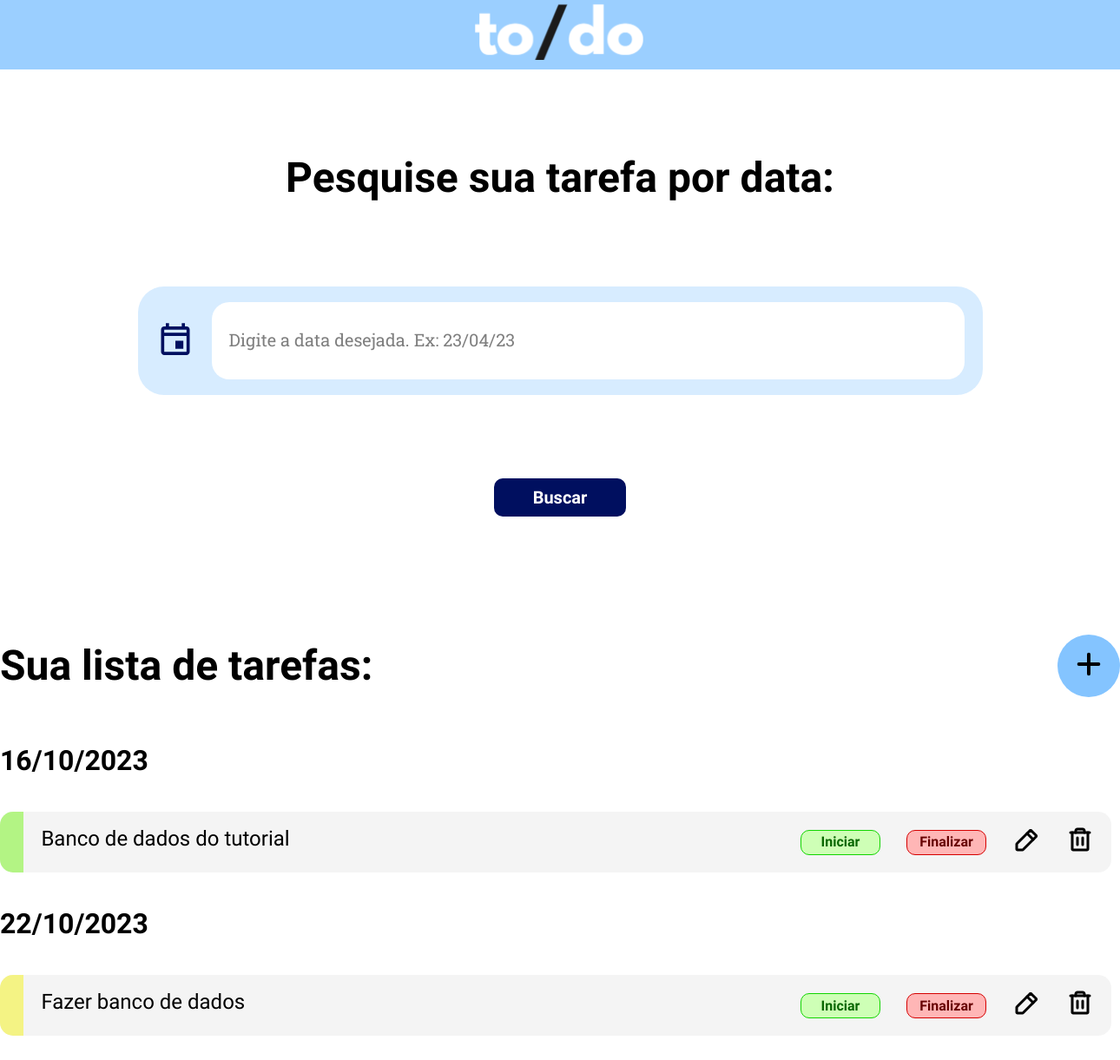
Page /home on the earlier database version.
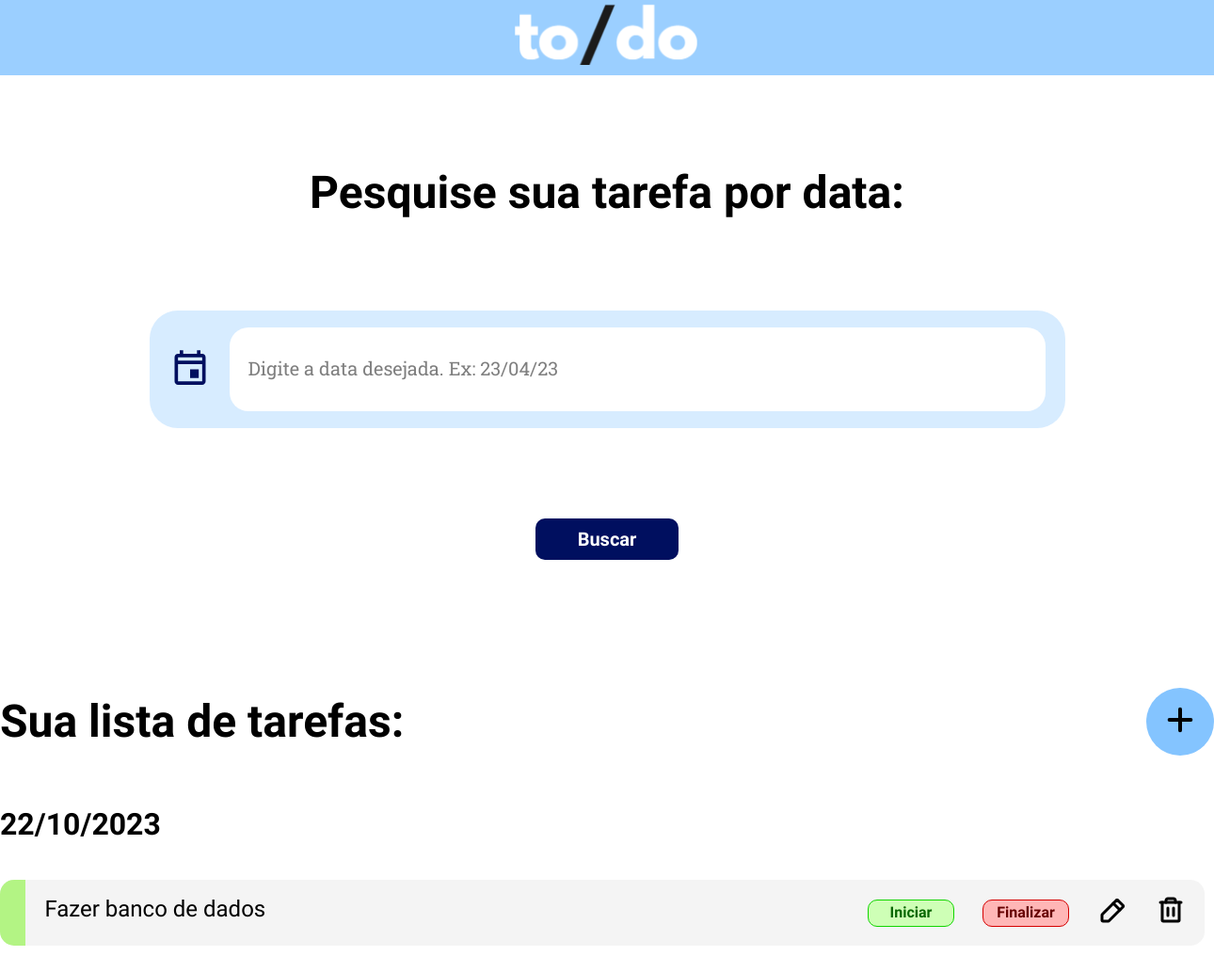
Same page on the later database version.
### tables this page shows
CREATE TABLE activities (
            id INTEGER PRIMARY KEY AUTOINCREMENT, 
            name TEXT,
            description TEXT, 
            date TEXT,
            start_time TEXT,
            end_time TEXT,
            status TEXT);

### main.py (the view)
@app.route('/')
@app.route('/home')
def home():
    lista = listarTarefas()
    return render_template('home.html', data=lista)

### bd_tutorial.py (called while the page is built)
def create_connection(db_file) -> sqlite3.Connection:
    conn = None
    conn = sqlite3.connect(db_file)
    return conn

def select_from_table(table_name : str = None, custom_query : str = None) -> list[tuple]:
    conn = create_connection(DB_PATH)
    cur = conn.cursor()
    if not custom_query:
        cur.execute(f"SELECT * FROM {table_name}")
    else:
        print(custom_query)
        cur.execute(custom_query)
    rows = cur.fetchall()
    return rows

### main.py (called while the page is built)
def listarTarefas():
    resposta = db.select_from_table(table_name="activities")
    lista = []
    for i in range(len(resposta)):
        id = resposta[i][0]
        tarefa = resposta[i][2]
        data = resposta[i][3]
        status = resposta[i][6]
        classe = 'categoryRed'
        if status == 'finalizada':
            classe = 'categoryGreen'
        elif status == 'iniciada':
            classe = 'categoryYellow'
        objeto = {'tarefa': tarefa, 'id': id, 'dia': data, 'classe': classe}
        lista.append(objeto)
    return lista

### templates/home.html (shortened to what this page needs)
<!DOCTYPE html>
<html lang="en">
<head>
    <link rel="stylesheet" href="{{ url_for('static', filename='home.css') }}">
</head>
<body>
    <header class="headerSection">
        <div class="headerContainer">
            <img class="logo" src="{{ url_for('static', filename='/assets/logo.svg') }}" alt="Logo">
        </div>
    </header>
    <div class="heroSection">
        <div class="hero">
            <div class="h1"> Pesquise sua tarefa por data:</div>
            <div class="heroContainer">
                <img class="" src="{{ url_for('static', filename='/assets/Calendário.svg') }}" alt="Icon Calendário">
                <form action="" class="searchBox">
                    <div class="inputContainer">
                        <input type="text" placeholder="Digite a data desejada. Ex: 23/04/23">
                    </div>
                </form>
            </div>
            <div class="buttonContainer">
                <button class="submitButton">
                    <a class="linkButton" href="#task">
                        Buscar
                    </a>
                </button>
            </div>
        </div>
    </div>
    <div class="taskSection" id="task">
        <div class="taskList">
            <div class="titleContainer">
                <div class="h1"> Sua lista de tarefas: </div>
                <div class="buttonContainerAdd">
                    <form action="irParaAdicionar" method="post">
                    <button class="addButton" type="submit">
                        <a class="linkButtonAdd" href="">
                            <img class="" src= "{{ url_for('static', filename='/assets/Símbolo Adicionar.svg') }}" alt="Icon Adicionar">
                        </a>
                    </button>
                </form>
                </div>
            </div>
                <div class="taskContainer">
                    {% for element in data %}
                    <div class="h2"> {{element["dia"]}} </div>
                    <div class="task">
                        <div class="{{element['classe']}}"></div>
                        <div class="taskBody">
                            <p class="h4"> {{element["tarefa"]}} </p>
                            <div class="options">
                                    <button class="startButton" type="submit">
                                        <a class="linkButtonStart" href="{{url_for('iniciar_tarefa', id=element['id'])}}" >
                                            Iniciar
                                        </a>
                                    </button>
                                <button class="endButton">
                                    <a class="linkButtonEnd" href="{{url_for('finalizar_tarefa', id=element['id'])}}">
                                        Finalizar
                                    </a>
                                </button>
                                    <a class="" href="">
                                        <img class="" src="{{ url_for('static', filename='/assets/Lápis.svg') }}" alt="Icon Lápis">
                                    </a>
                                    <a class="" href="{{url_for('deletar_tarefa', id=element['id'])}}">
                                        <img class="" src= "{{ url_for('static', filename='/assets/Lixeira.svg') }}"  alt="Icon Lixeira">
                                    </a>
                            </div>
                        </div>
                    </div>
                    {% endfor %}
                </div>
            </div>
        </div>
</body>
</html>

### static/home.css (style rules this page uses)
* { margin: 0; padding: 0; box-sizing: border-box; font-family: 'Outfit', sans-serif; }
html { scroll-behavior: smooth; }
.headerSection { background-color: #9BCFFF; width: 100%; height: 80px; display: flex; justify-content: center; }
.h1 { color: #000; font-family: Sora; font-size: 48px; font-style: normal; font-weight: 600; line-height: 120% }
.heroSection { width: 100%; display: flex; justify-content: center; align-items: center; justify-self: center; margin-top: 96px; }
.hero { width: 100%; max-width: 1344px; display: flex; justify-content: center; align-items: center; flex-direction: column; gap: 96px; }
.heroContainer { display: flex; padding: 18px 21px; justify-content: center; align-items: center; border-radius: 30px; background: #D7ECFF; gap: 20px; }
.searchBox { width: 100%; max-width: 1344px; display: flex; gap: 50px; flex-direction: column; }
.inputContainer { display: flex; flex-direction: column; align-items: flex-start; gap: 25px; }
.form input[type=text],input[type=text] { padding: 14px 600px 13px 20px; height: 89px; border-radius: 20px; background: #FFF; background-blend-mode: darken; border: none; color: #000; font-family: Sora; font-size: 18px; font-weight: 400; }
::placeholder { color: #7F7F7F; padding: 0px 600px 0px 0px; font-family: Roboto Slab; font-size: 20px; font-style: normal; font-weight: 400; }
.buttonContainer { margin-bottom: 96px; }
.submitButton { display: inline-flex; padding: 10px 45px; justify-content: center; align-items: center; border-radius: 10px; background: #000F5F; background-blend-mode: darken; border: none; }
.linkButton { color: #FFF; font-family: Sora; font-size: 20px; font-style: normal; font-weight: 600; line-height: 24px; text-decoration: none; }
.taskSection { width: 100%; display: flex; justify-self: center; align-items: center; margin-top: 40px; margin-bottom: 96px; }
.taskList { width: 100%; display: flex; align-items: center; justify-content: flex-start; flex-direction: column; gap:54px; }
.h2 { color: #000; font-family: Sora; font-size: 32px; font-style: normal; font-weight: 600; line-height: 120% }
.titleContainer { width: 100%; max-width: 1344px; display: flex; align-items: center; justify-content: space-between; }
.taskContainer { max-width: 1344px; width: 100%; display: flex; justify-content: space-between; align-items: flex-start; flex-direction: column; gap: 40px; }
.addButton { display: inline-flex; justify-content: center; align-items: center; width: 72px; height: 72px; border-radius: 100%; background: #84C4FF; background-blend-mode: darken; border: none; }
.h4 { color: #000; font-family: Sora; font-size: 24px; font-weight: 400; }
.categoryGreen { width: 28px; height: 70px; border-radius: 15px 0px 0px 15px; background: #B3F484; background-blend-mode: darken; }
.task { width: 1280px; height: 70px; border-radius: 15px; background: #F4F4F4; display: flex; align-items: center; }
.taskBody { width: 100%; max-width: 1280px; display: flex; justify-content: space-between; padding: 20px; }
.options { display: flex; justify-content: center; align-items: center; gap: 30px; }
.startButton { width: 90px; height: 29px; padding: 10px 45px; display: flex; justify-content: center; align-items: center; border-radius: 10px; border: 1px solid #11D500; background: #CEFFB6; }
.linkButtonStart { color:#086700; text-decoration: none; font-family: Sora; font-size: 16px; font-style: normal; font-weight: 700; line-height: 120%; }
.endButton { width: 90px; height: 29px; padding: 10px 45px; display: flex; justify-content: center; align-items: center; border-radius: 10px; border: 1px solid #D50000; background: #FFB6B6; }
.linkButtonEnd { color: #670000; text-decoration: none; font-family: Sora; font-size: 16px; font-style: normal; font-weight: 700; line-height: 120%; }

Differences in the rows shown:
removed activities: dia "16/10/2023", tarefa "Banco de dados do tutorial"
